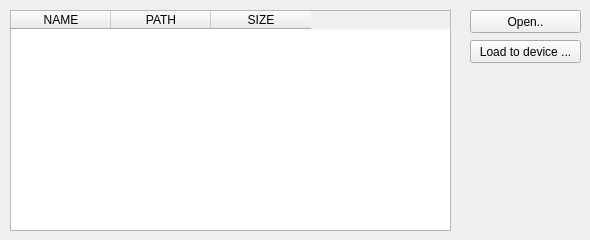
    <widget class="QWidget" name="scripts">
     <attribute name="title">
      <string>SCRIPTS</string>
     </attribute>
     <widget class="QTableWidget" name="scriptTable">
      <property name="geometry">
       <rect>
        <x>10</x>
        <y>10</y>
        <width>441</width>
        <height>221</height>
       </rect>
      </property>
      <property name="editTriggers">
       <set>QAbstractItemView::NoEditTriggers</set>
      </property>
      <property name="selectionMode">
       <enum>QAbstractItemView::SingleSelection</enum>
      </property>
      <property name="selectionBehavior">
       <enum>QAbstractItemView::SelectRows</enum>
      </property>
      <property name="columnCount">
       <number>3</number>
      </property>
      <column>
       <property name="text">
        <string>NAME</string>
       </property>
      </column>
      <column>
       <property name="text">
        <string>PATH</string>
       </property>
      </column>
      <column>
       <property name="text">
        <string>SIZE</string>
       </property>
      </column>
     </widget>
     <widget class="QPushButton" name="openScript">
      <property name="geometry">
       <rect>
        <x>470</x>
        <y>10</y>
        <width>111</width>
        <height>23</height>
       </rect>
      </property>
      <property name="text">
       <string>Open..</string>
      </property>
     </widget>
     <widget class="QPushButton" name="loadScriptToDevice">
      <property name="geometry">
       <rect>
        <x>470</x>
        <y>40</y>
        <width>111</width>
        <height>23</height>
       </rect>
      </property>
      <property name="text">
       <string>Load to device ...</string>
      </property>
     </widget>
    </widget>
